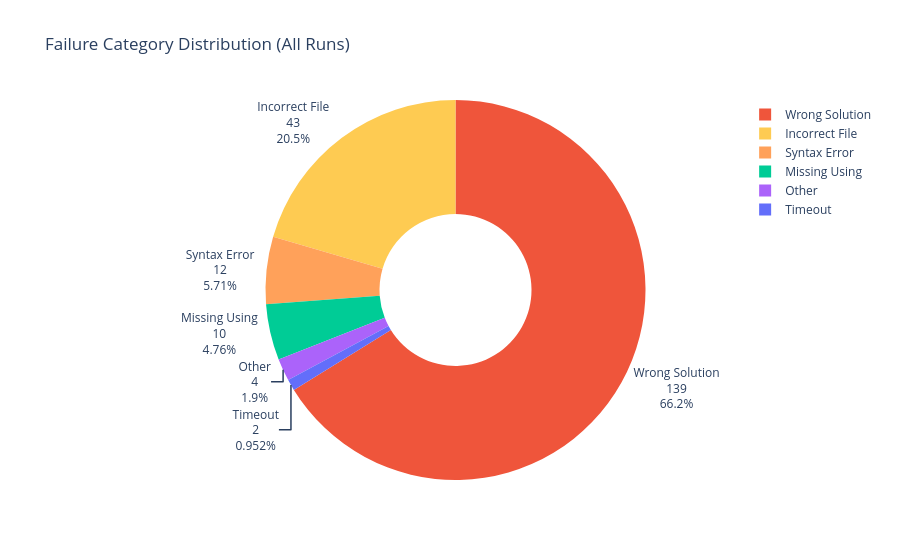

The cell this chart's notebook holds for it:
### Markdown cell above
## 2. Failure Category Distribution

### Code cell
# Replace NaN with "Unreviewed" for visualization
failures_df["category"] = failures_df["failure_category"].fillna("Unreviewed")

# Count by category
category_counts = failures_df["category"].value_counts().reset_index()
category_counts.columns = ["category", "count"]
category_counts["percentage"] = (category_counts["count"] / len(failures_df) * 100).round(1)

# Define color mapping
color_map = {
    "Wrong Solution": "#EF553B",
    "Syntax Error": "#FFA15A",
    "Incorrect File": "#FECB52",
    "Missing Using": "#00CC96",
    "Timeout": "#636EFA",
    "Other": "#AB63FA",
    "Unreviewed": "#B6E880",
}

fig = px.pie(
    category_counts,
    values="count",
    names="category",
    title="Failure Category Distribution (All Runs)",
    color="category",
    color_discrete_map=color_map,
    hole=0.4,
)
fig.update_traces(textposition="outside", textinfo="percent+label+value")
fig.show()

### Figure 1 — Plotly figure (JSON) as saved in the notebook; plotly's stock layout.template omitted (floating-point values rounded to 4 significant figures)
{"data": [{"customdata": [["Wrong Solution"], ["Incorrect File"], ["Syntax Error"], ["Missing Using"], ["Other"], ["Timeout"]], "domain": {"x": [0, 1], "y": [0, 1]}, "hole": 0.4, "hovertemplate": "category=%{customdata[0]}<br>count=%{value}<extra></extra>", "labels": ["Wrong Solution", "Incorrect File", "Syntax Error", "Missing Using", "Other", "Timeout"], "legendgroup": "", "marker": {"colors": ["#EF553B", "#FECB52", "#FFA15A", "#00CC96", "#AB63FA", "#636EFA"]}, "name": "", "showlegend": true, "textinfo": "percent+label+value", "textposition": "outside", "type": "pie", "values": [139, 43, 12, 10, 4, 2]}], "layout": {"legend": {"tracegroupgap": 0}, "title": {"text": "Failure Category Distribution (All Runs)"}}}
